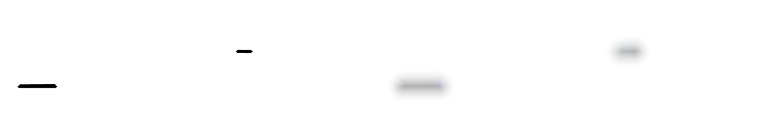
#> input picture src/assets/14seg-cov.png, 768 x 128 px
$ python -i extract-segs.py   (imports and definitions only)
#> lines starting #> are read from the running program, lines starting #| are printed output that depends on the picture
# This little python script generates the signed distance field atlases used for rendering segment displays
# It requires https://github.com/Chlumsky/msdfgen to be in the path

# pip install Pillow
# pip install lxml

# Alongside each SDF atlas '<name>.png', a pre-integrated coverage atlas '<name>-cov.png' is generated
# (twice as wide: left half = sharp segment coverage, right half = squared SDF) which is used by VPX for
# resolution independent minification (see GetSegCov in Renderer.cpp and fs_display.sc). To regenerate only
# the coverage atlases from the existing SDFs (no msdfgen needed), run with '--cov-only'.

from PIL import Image
import subprocess
import os
import sys
import glob

img_w = 24
img_h = 32
scale = 4
render = False

# [57 lines left out: functions extract_single_path, build_sdf, not called in this run]


def build_cov(sdf_file, out_file):
    # Pre-integrated atlas: left half = sharp coverage (smoothstep of the SDF over [0.48, 0.52], keeping the
    # 0.5 border position), right half = squared SDF (glass light dispersion). VPX generates box filtered
    # mipmaps of it which directly provide the emitted light integrated over each texel footprint.
#> called with sdf_file = '../14seg-cov.png', out_file = 'out.png'
    sdf = Image.open(sdf_file).convert('RGBA')
#> sdf is the input picture: PIL image 768x128 RGBA; mean R, G, B, A 2.5, 2.5, 2.3, 1.2
    w, h = sdf.size
#> w = 768; h = 128
    ramp = [0] * 256
    sq = [0] * 256
    for i in range(256):
        v = i / 255.0
        t = min(max((v - 0.48) * 25.0, 0.0), 1.0)
        ramp[i] = int(t * t * (3.0 - 2.0 * t) * 255.0 + 0.5)
        sq[i] = int(v * v * 255.0 + 0.5)
    cov = sdf.point(ramp * 4)
    sdf2 = sdf.point(sq * 4)
    out = Image.new('RGBA', (2 * w, h))
#> out: PIL image 1536x128 RGBA; every value is 0
    out.paste(cov, (0, 0))
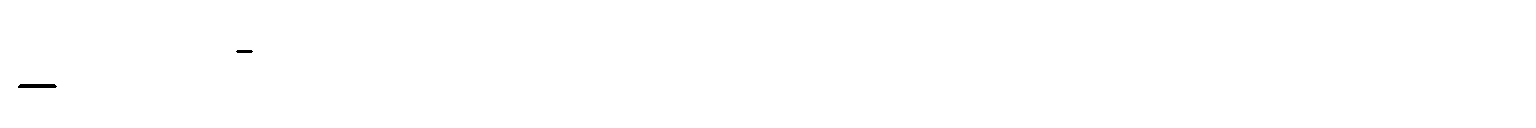
#> out: PIL image 1536x128 RGBA; mean R, G, B, A 0.5, 0.5, 0.5, 0.3; transparent parts drawn white
    out.paste(sdf2, (w, 0))
    out.save(out_file)

# [41 lines not run here, left out]

>>> result = build_cov('../14seg-cov.png', 'out.png')
